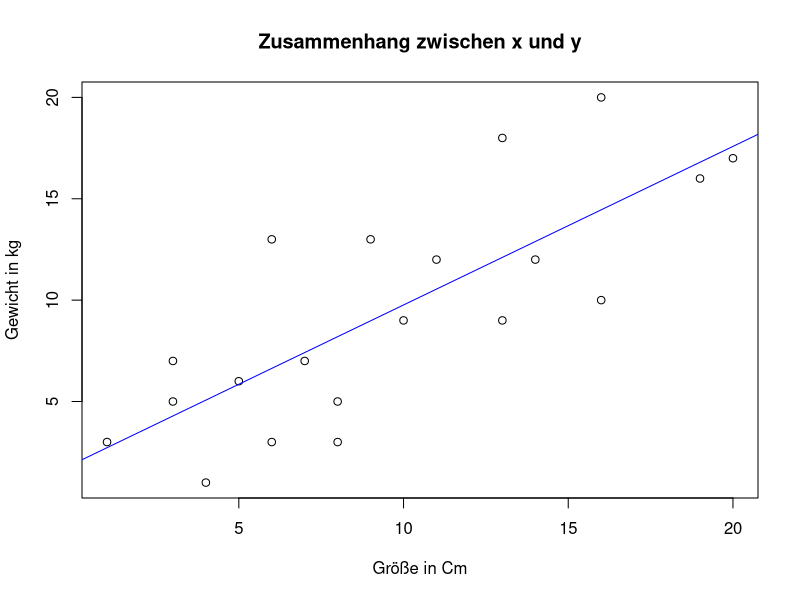

Recreate this plot in R.
x <- c(10, 3, 14, 5, 6, 3, 19, 8, 8, 7, 11, 13, 16, 9, 13, 6, 16, 4, 20, 1)
y <- c(9, 5, 12, 6, 3, 7, 16, 5, 3, 7, 12, 9, 20, 13, 18, 13, 10, 1, 17, 3)

df <- data.frame(x, y)
df

plot(df$x, df$y, main="Zusammenhang zwischen x und y", xlab="Größe in Cm", ylab="Gewicht in kg")

model <- lm(y~x, data=df)
summary(model)

abline(model, col="blue")